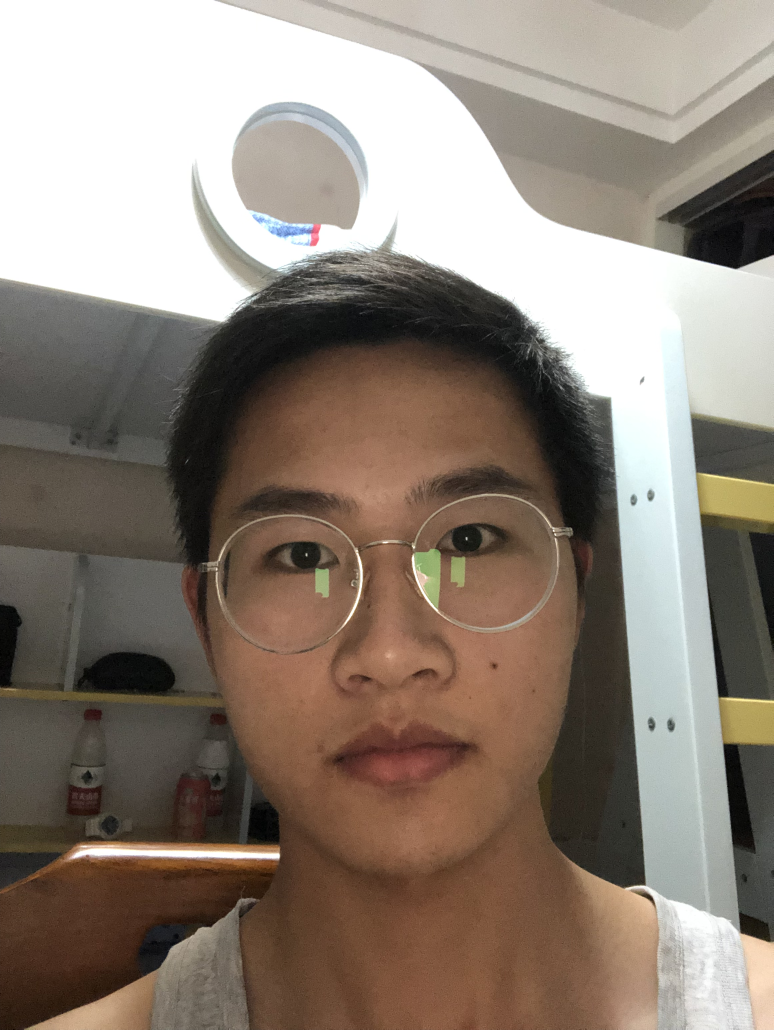
#> input picture America_python/TestCode/images/he.jpg, 2320 x 3088 px, found by its file name (shown at 1/3 size)
$ python '白平衡2.py'
#> lines starting #> are read from the running program, lines starting #| are printed output that depends on the picture; long printed decimals are rounded
#!/usr/bin/env python
# -*- coding: utf-8 -*-
# @Time : 2019/7/29 19:40
# @Author : chenxin
# @Site :
# @File : 白平衡2.py
# @Software: PyCharm
# -*- coding: UTF-8 -*-
import cv2
import numpy as np

import matplotlib.pyplot as plt


def draw(img, name):
    plt.title(name)
    hist_b = cv2.calcHist([img], [0], None, [256], [0, 256])
    hist_g = cv2.calcHist([img], [1], None, [256], [0, 256])
    hist_r = cv2.calcHist([img], [2], None, [256], [0, 256])
    col = ['b', 'g', 'r']
    j = 0
    for i in [hist_b, hist_g, hist_r]:
        plt.plot(i, color=col[j])
        j += 1
    plt.xlim([0, 256])
    # plt.show()


def detection(img):
    img_lab = cv2.cvtColor(img, cv2.COLOR_BGR2LAB)
    l, a, b = cv2.split(img_lab)
    d_a, d_b, M_a, M_b = 0, 0, 0, 0
    for i in range(m):
        for j in range(n):
            d_a = d_a + a[i][j]
            d_b = d_b + b[i][j]
    d_a, d_b = (d_a / (m * n)) - 128, (d_b / (n * m)) - 128
    D = np.sqrt((np.square(d_a) + np.square(d_b)))

    for i in range(m):
        for j in range(n):
            M_a = np.abs(a[i][j] - d_a - 128) + M_a
            M_b = np.abs(b[i][j] - d_b - 128) + M_b

    M_a, M_b = M_a / (m * n), M_b / (m * n)
    M = np.sqrt((np.square(M_a) + np.square(M_b)))
    k = D / M
    print('偏色值:%f' % k)
    return

res = cv2.imread(r'images\he.jpg')
#> res is the input picture: shape (3088, 2320, 3); mean B, G, R 118.8, 129.6, 141.9
img=cv2.resize(res,(300,480),interpolation=cv2.INTER_CUBIC)
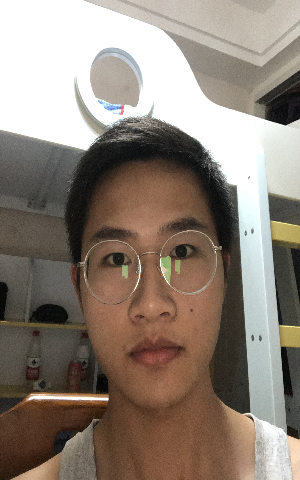
#> img: shape (480, 300, 3); mean B, G, R 118.8, 129.6, 141.9
img_gray = cv2.imread('img', 2)
#img = cv2.imread('images/4.jpg')
#img_gray = cv2.imread('images/4.jpg', 2)
b, g, r = cv2.split(img)
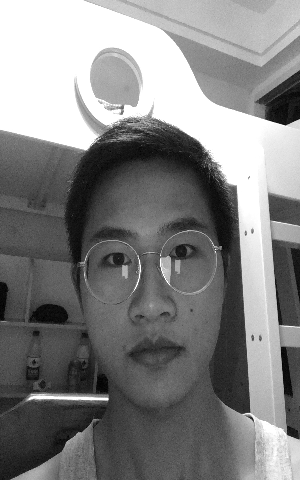
#> g: shape (480, 300); min 0, max 255, mean 129.6
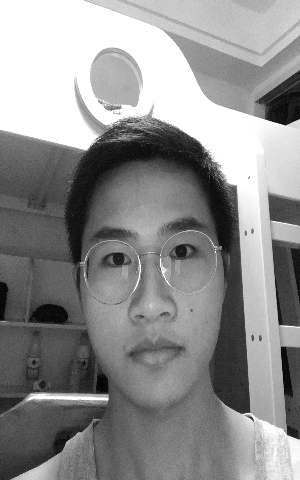
#> r: shape (480, 300); min 0, max 255, mean 141.9
print(img.shape)
#| (480, 300, 3)
m, n = b.shape
#> m = 480; n = 300
cv2.imshow('yuantu', img)
detection(img)
#> in detection, `img_lab = cv2.cvtColor(img, cv2.COLOR_BGR2LAB)`: img_lab: shape (480, 300, 3); mean of channels 0, 1, 2 136.8, 131.5, 136.2
#> in detection, `l, a, b = cv2.split(img_lab)`:
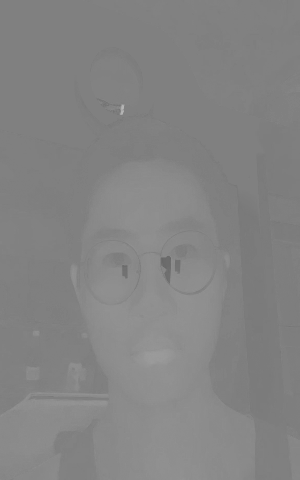
#> a: shape (480, 300); min 104, max 182, mean 131.5
#> after the loop in detection, `for i in range(m):`: d_a = 18939506; d_b = 19612003
#> in detection, `d_a, d_b = (d_a / (m * n)) - 128, (d_b / (n * m)) - 128`: d_a = 3.52; d_b = 8.19
#> in detection, `D = np.sqrt((np.square(d_a) + np.square(d_b)))`: D = 8.92
#> after the loop in detection, `for i in range(m):`: M_a = 762514.8; M_b = 1026427.9
#> in detection, `M_a, M_b = M_a / (m * n), M_b / (m * n)`: M_a = 5.3; M_b = 7.13
#> in detection, `M = np.sqrt((np.square(M_a) + np.square(M_b)))`: M = 8.88
#> in detection, `k = D / M`: k = 1
#| 偏色值:1.005
plt.subplot(121)
draw(img, 'origin')
#> in draw, `hist_b = cv2.calcHist([img], [0], None, [256], [0, 256])`: hist_b = 256 values, max 23848 at index 255, min 13 at index 0, mean 562.5
#> in draw, `hist_g = cv2.calcHist([img], [1], None, [256], [0, 256])`: hist_g = 256 values, max 24313 at index 255, min 3 at index 0, mean 562.5
#> in draw, `hist_r = cv2.calcHist([img], [2], None, [256], [0, 256])`: hist_r = 256 values, max 23103 at index 255, min 5 at index 0, mean 562.5
#> the loop in draw, `for i in [hist_b, hist_g, hist_r]:` made 3 passes
#> after the loop in draw, `for i in [hist_b, hist_g, hist_r]:`: j = 3

I_r, I_g, = 0, 0
I_r_2 = np.zeros(r.shape)
I_b_2 = np.zeros(b.shape)
sum_I_r_2, sum_I_r, sum_I_b_2, sum_I_b, sum_I_g = 0, 0, 0, 0, 0
max_I_r_2, max_I_r, max_I_b_2, max_I_b, max_I_g = int(r[0][0] ** 2), int(r[0][0]), int(b[0][0] ** 2), int(b[0][0]), int(
    g[0][0])
#> max_I_r_2 = 65025; max_I_r = 255; max_I_b_2 = 65025; max_I_b = 255; max_I_g = 255
for i in range(m):
    for j in range(n):
        I_r_2[i][j] = int(r[i][j] ** 2)
        I_b_2[i][j] = int(b[i][j] ** 2)
        sum_I_r_2 = I_r_2[i][j] + sum_I_r_2
        sum_I_b_2 = I_b_2[i][j] + sum_I_b_2
        sum_I_g = g[i][j] + sum_I_g
        sum_I_r = r[i][j] + sum_I_r
        sum_I_b = b[i][j] + sum_I_b
        if max_I_r < r[i][j]:
            max_I_r = r[i][j]
        if max_I_r_2 < I_r_2[i][j]:
            max_I_r_2 = I_r_2[i][j]
        if max_I_g < g[i][j]:
            max_I_g = g[i][j]
        if max_I_b_2 < I_b_2[i][j]:
            max_I_b_2 = I_b_2[i][j]
        if max_I_b < b[i][j]:
            max_I_b = b[i][j]
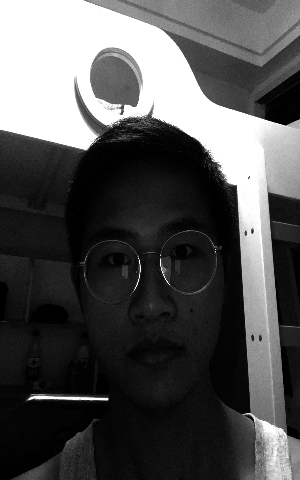
#> I_b_2: shape (480, 300) float64; min 0, max 65025, mean 20827.6; drawn with min black and max white
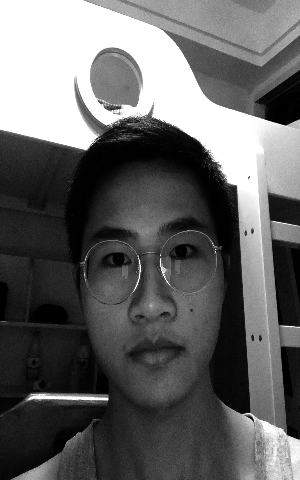
#> I_r_2: shape (480, 300) float64; min 0, max 65025, mean 25397.8; drawn with min black and max white
#> after the loop, max_I_b = 255; max_I_b_2 = 65025; max_I_g = 255; max_I_r = 255; max_I_r_2 = 65025; sum_I_b = 17109571; sum_I_b_2 = 3e+09; sum_I_g = 18661643; sum_I_r = 20433687; sum_I_r_2 = 3.66e+09

[u_b, v_b] = np.matmul(np.linalg.inv([[sum_I_b_2, sum_I_b], [max_I_b_2, max_I_b]]), [sum_I_g, max_I_g])
#> u_b = -0.00114; v_b = 1.29
[u_r, v_r] = np.matmul(np.linalg.inv([[sum_I_r_2, sum_I_r], [max_I_r_2, max_I_r]]), [sum_I_g, max_I_g])
#> u_r = 0.00114; v_r = 0.709
print(u_b, v_b, u_r, v_r)
#| -0.001138 1.290 0.001141 0.7091
b0, g0, r0 = np.zeros(b.shape, np.uint8), np.zeros(g.shape, np.uint8), np.zeros(r.shape, np.uint8)
for i in range(m):
    for j in range(n):
        b0[i][j] = u_b * (b[i][j] ** 2) + v_b * b[i][j]
        g0[i][j] = g[i][j]
        # r0[i][j] = r[i][j]
        r0[i][j] = u_r * (r[i][j] ** 2) + v_r * r[i][j]
img_0 = cv2.merge([b0, g0, r0])

cv2.imshow('xiutu', img_0)

detection(img_0)
#> in detection (call 2), `img_lab = cv2.cvtColor(img, cv2.COLOR_BGR2LAB)`: img_lab: shape (480, 300, 3); mean of channels 0, 1, 2 134.3, 128.2, 128.4
#| 偏色值:0.06911
plt.subplot(122)
draw(img_0, 'fix')
#> the loop in draw (call 2), `for i in [hist_b, hist_g, hist_r]:` made 3 passes
plt.show()
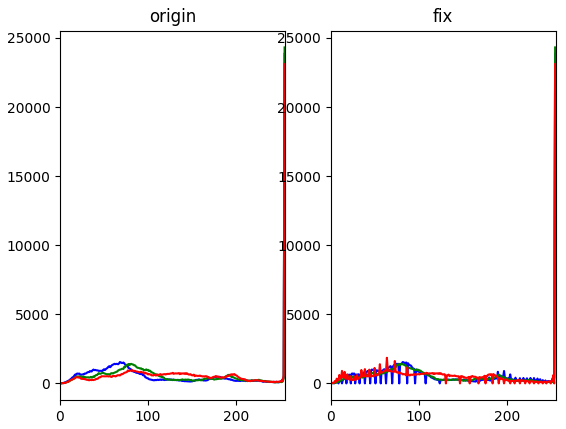
#> figure drawn by matplotlib, 2 panels; panel 1: curve peaks at x = 255, y = 23848; panel 1: curve peaks at x = 255, y = 24313; panel 1: curve peaks at x = 255, y = 23103; panel 2: curve peaks at x = 255, y = 23848
while (1):
    key = cv2.waitKey(1)
#> (key Esc is pressed here)
    if key > 0:
        break
cv2.destroyAllWindows()

$ run again, with America_python/TestCode/images/4.jpg copied over America_python/TestCode/images/he.jpg
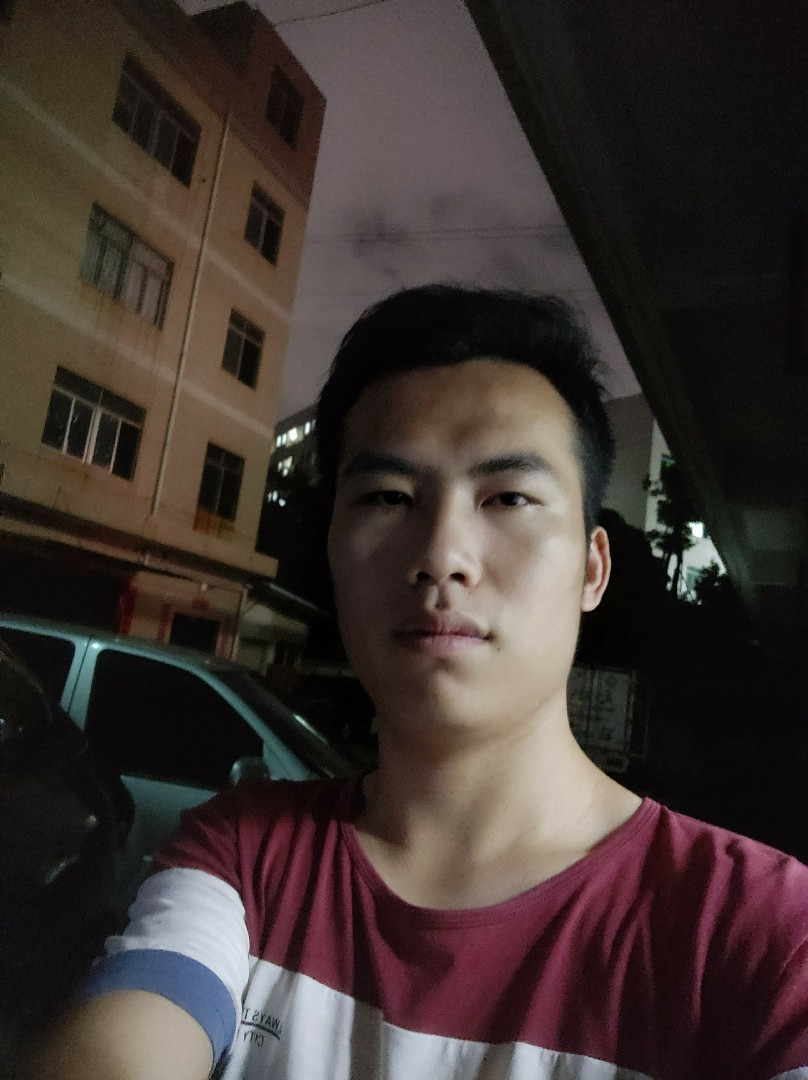
#> input picture America_python/TestCode/images/4.jpg, 808 x 1080 px, found by its file name
#> res is the input picture: shape (1080, 808, 3); mean B, G, R 49.3, 52.4, 63.1
#| (480, 300, 3)
#> img_lab: shape (480, 300, 3); mean of channels 0, 1, 2 56.8, 132.2, 131.8
#> after the loop in detection, `for i in range(m):`: d_a = 19041920; d_b = 18972891
#> in detection, `d_a, d_b = (d_a / (m * n)) - 128, (d_b / (n * m)) - 128`: d_a = 4.24; d_b = 3.76
#> D = 5.66
#> after the loop in detection, `for i in range(m):`: M_a = 683137.6; M_b = 716586.4
#> in detection, `M_a, M_b = M_a / (m * n), M_b / (m * n)`: M_a = 4.74; M_b = 4.98
#> M = 6.88
#> k = 0.823
#| 偏色值:0.8234
#> hist_b = 256 values, max 4595 at index 10, min 0 at index 238, mean 562.5
#> hist_g = 256 values, max 4309 at index 7, min 0 at index 228, mean 562.5
#> hist_r = 256 values, max 4088 at index 9, min 0 at index 224, mean 562.5
#> the loop in draw, `for i in [hist_b, hist_g, hist_r]:` made 3 passes
#> after the loop in draw, `for i in [hist_b, hist_g, hist_r]:`: j = 3
#> `max_I_r_2, max_I_r, max_I_b_2, max_I_b, max_I_g = int(r[0][0] ** 2), i..`: max_I_r_2 = 121; max_I_r = 11; max_I_b_2 = 36; max_I_b = 6; max_I_g = 7
#> after the loop `for i in range(m):`:
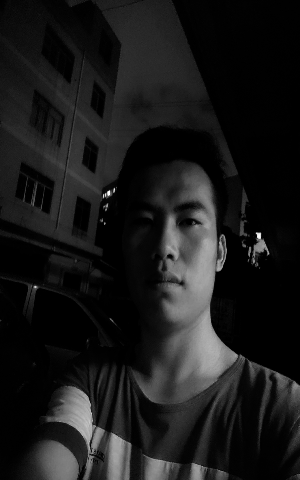
#> I_r_2: shape (480, 300) float64; min 0, max 65025, mean 6693.7; drawn with min black and max white
#> after the loop `for i in range(m):`: max_I_b = 255; max_I_b_2 = 65025; max_I_g = 255; max_I_r_2 = 65025; sum_I_b = 7096986; sum_I_b_2 = 673528466; sum_I_g = 7552432; sum_I_r = 9090638; sum_I_r_2 = 963893468
#> u_b = -0.000401; v_b = 1.1
#> u_r = 0.00114; v_r = 0.71
#| -0.0004008 1.102 0.001136 0.7104
#> img_lab: shape (480, 300, 3); mean of channels 0, 1, 2 54.2, 128, 128.5
#| 偏色值:0.08555
#> the loop in draw (call 2), `for i in [hist_b, hist_g, hist_r]:` made 3 passes
#> `plt.show()`:
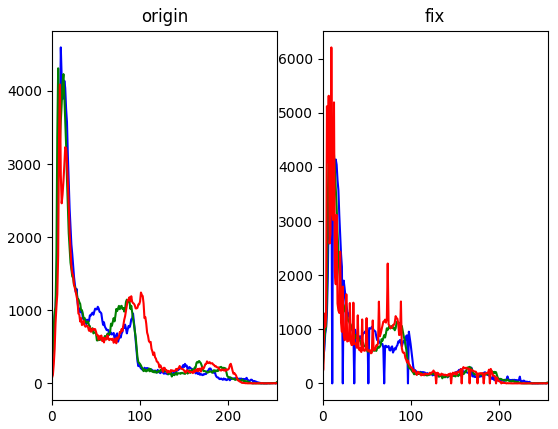
#> figure drawn by matplotlib, 2 panels; panel 1: curve peaks at x = 10, y = 4595; panel 1: curve peaks at x = 7, y = 4309; panel 1: curve peaks at x = 9, y = 4088; panel 2: curve peaks at x = 10, y = 4595

$ run again, with America_python/TestCode/images/1.jpg copied over America_python/TestCode/images/he.jpg
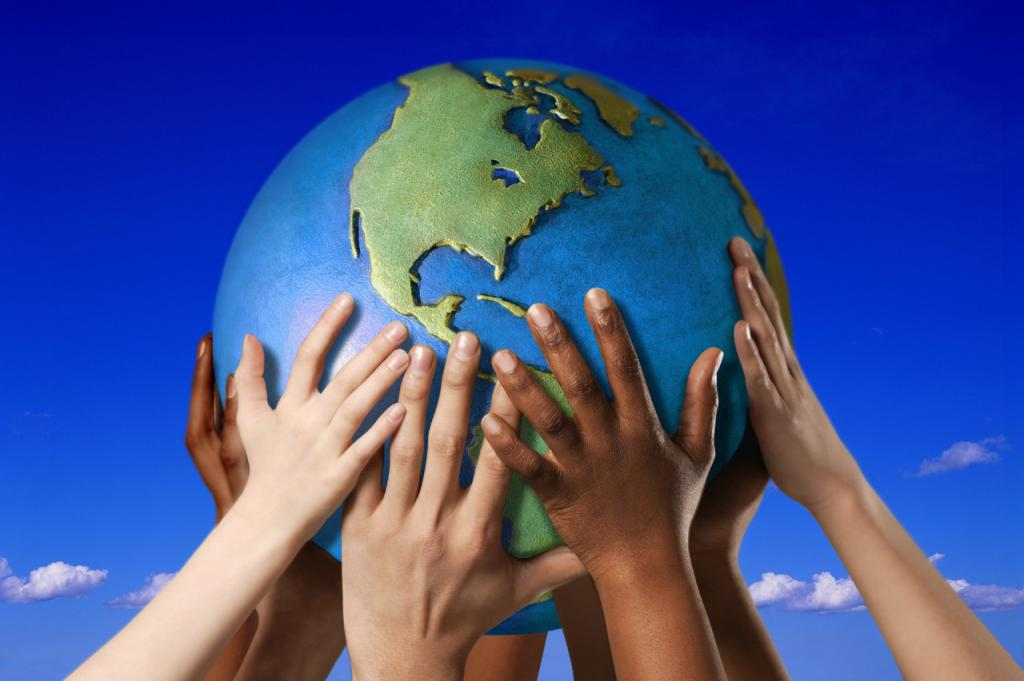
#> input picture America_python/TestCode/images/1.jpg, 1024 x 681 px, found by its file name
#> res is the input picture: shape (681, 1024, 3); mean B, G, R 145.4, 81.5, 66.2
#| (480, 300, 3)
#> img_lab: shape (480, 300, 3); mean of channels 0, 1, 2 99.4, 151.3, 95.4
#> after the loop in detection, `for i in range(m):`: d_a = 21780603; d_b = 13740536
#> in detection, `d_a, d_b = (d_a / (m * n)) - 128, (d_b / (n * m)) - 128`: d_a = 23.25; d_b = -32.58
#> D = 40.03
#> after the loop in detection, `for i in range(m):`: M_a = 2729402; M_b = 5680730.7
#> in detection, `M_a, M_b = M_a / (m * n), M_b / (m * n)`: M_a = 18.95; M_b = 39.45
#> M = 43.77
#> k = 0.915
#| 偏色值:0.9146
#> hist_b = 256 values, max 1737 at index 152, min 10 at index 2, mean 562.5
#> hist_g = 256 values, max 2174 at index 28, min 0 at index 248, mean 562.5
#> hist_r = 256 values, max 13478 at index 2, min 7 at index 254, mean 562.5
#> the loop in draw, `for i in [hist_b, hist_g, hist_r]:` made 3 passes
#> after the loop in draw, `for i in [hist_b, hist_g, hist_r]:`: j = 3
#> `max_I_r_2, max_I_r, max_I_b_2, max_I_b, max_I_g = int(r[0][0] ** 2), i..`: max_I_r_2 = 4; max_I_r = 2; max_I_b_2 = 20164; max_I_b = 142; max_I_g = 6
#> after the loop `for i in range(m):`:
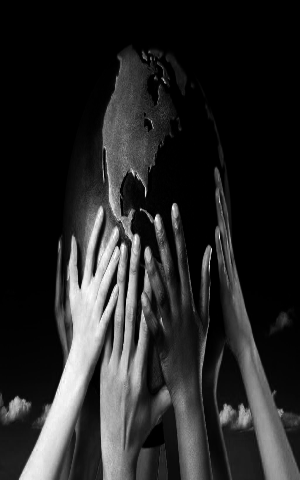
#> I_r_2: shape (480, 300) float64; min 0, max 65025, mean 9888.6; drawn with min black and max white
#> after the loop `for i in range(m):`: max_I_b = 255; max_I_b_2 = 65025; max_I_g = 247; max_I_r = 255; max_I_r_2 = 65025; sum_I_b = 20940599; sum_I_b_2 = 3.61e+09; sum_I_g = 11741782; sum_I_r = 9538698; sum_I_r_2 = 1.42e+09
#> u_b = 0.00493; v_b = -0.288
#> u_r = -0.00248; v_r = 1.6
#| 0.004928 -0.288 -0.002481 1.601
#> img_lab: shape (480, 300, 3); mean of channels 0, 1, 2 97.6, 146.7, 109.7
#| 偏色值:0.5669
#> the loop in draw (call 2), `for i in [hist_b, hist_g, hist_r]:` made 3 passes
#> `plt.show()`:
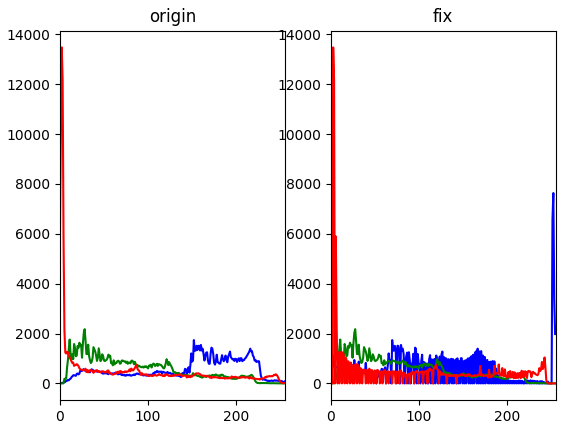
#> figure drawn by matplotlib, 2 panels; panel 1: curve peaks at x = 152, y = 1737; panel 1: curve peaks at x = 28, y = 2174; panel 1: curve peaks at x = 2, y = 13478; panel 2: curve peaks at x = 253, y = 7636

$ run again, with America_python/TestCode/images/3.jpg copied over America_python/TestCode/images/he.jpg
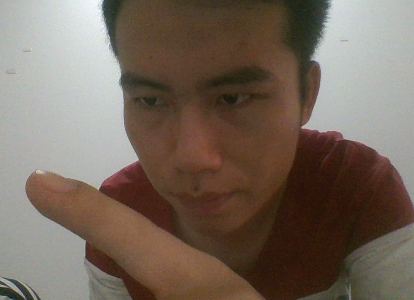
#> input picture America_python/TestCode/images/3.jpg, 414 x 300 px, found by its file name
#> res is the input picture: shape (300, 414, 3); mean B, G, R 92, 103.8, 118.1
#| (480, 300, 3)
#> img_lab: shape (480, 300, 3); mean of channels 0, 1, 2 112.2, 132.8, 137.7
#> after the loop in detection, `for i in range(m):`: d_a = 19117074; d_b = 19827628
#> in detection, `d_a, d_b = (d_a / (m * n)) - 128, (d_b / (n * m)) - 128`: d_a = 4.76; d_b = 9.69
#> D = 10.8
#> after the loop in detection, `for i in range(m):`: M_a = 838355.8; M_b = 948155.5
#> in detection, `M_a, M_b = M_a / (m * n), M_b / (m * n)`: M_a = 5.82; M_b = 6.58
#> M = 8.79
#> k = 1.23
#| 偏色值:1.228
#> hist_b = 256 values, max 2281 at index 40, min 0 at index 0, mean 562.5
#> hist_g = 256 values, max 2438 at index 62, min 0 at index 0, mean 562.5
#> hist_r = 256 values, max 1621 at index 47, min 0 at index 0, mean 562.5
#> the loop in draw, `for i in [hist_b, hist_g, hist_r]:` made 3 passes
#> after the loop in draw, `for i in [hist_b, hist_g, hist_r]:`: j = 3
#> `max_I_r_2, max_I_r, max_I_b_2, max_I_b, max_I_g = int(r[0][0] ** 2), i..`: max_I_r_2 = 29929; max_I_r = 173; max_I_b_2 = 28561; max_I_b = 169; max_I_g = 176
#> after the loop `for i in range(m):`: max_I_b = 254; max_I_b_2 = 64516; max_I_g = 253; max_I_r = 245; max_I_r_2 = 60025; sum_I_b = 13240968; sum_I_b_2 = 1.91e+09; sum_I_g = 14944530; sum_I_r = 17002006; sum_I_r_2 = 2.4e+09
#> u_b = -0.00121; v_b = 1.3
#> u_r = 0.00148; v_r = 0.669
#| -0.001212 1.304 0.001482 0.6695
#> img_lab: shape (480, 300, 3); mean of channels 0, 1, 2 108.9, 128.4, 128.9
#| 偏色值:0.13
#> the loop in draw (call 2), `for i in [hist_b, hist_g, hist_r]:` made 3 passes
#> `plt.show()`:
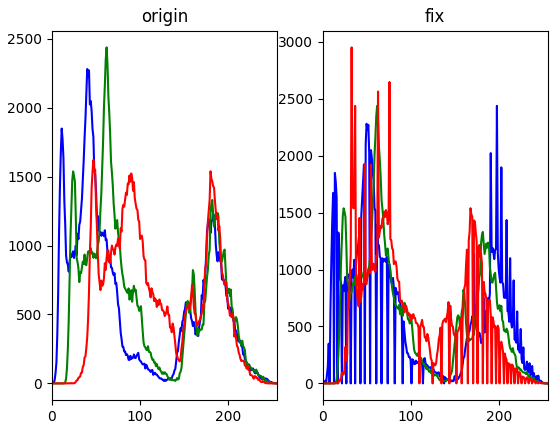
#> figure drawn by matplotlib, 2 panels; panel 1: curve peaks at x = 40, y = 2281; panel 1: curve peaks at x = 62, y = 2438; panel 1: curve peaks at x = 47, y = 1621; panel 2: curve peaks at x = 198, y = 2438
